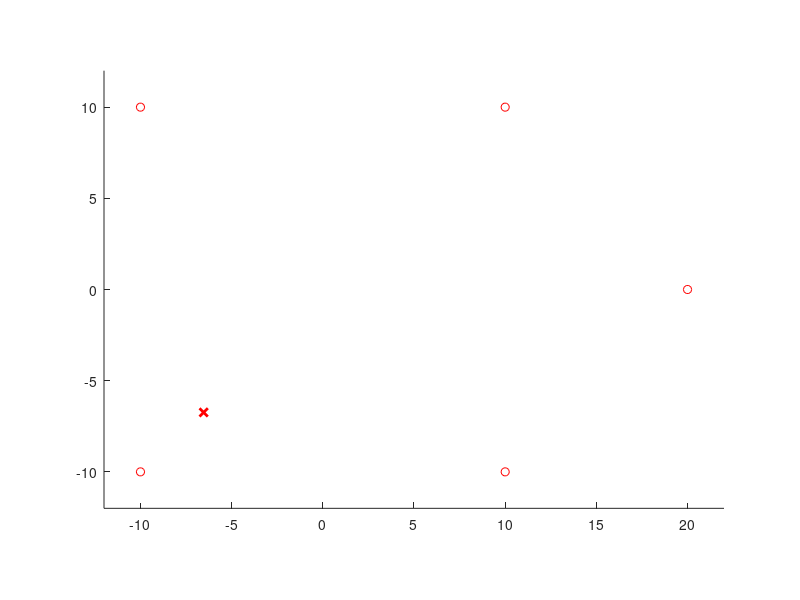

Write MATLAB code to recreate this figure. (Note: this script raises an error after producing the figure.)
%%%%%%%%%%%%%%
% Kétdimenziós helymeghatározási algoritmus
% 
% Az algoritmus meghatározza egy eszköz helyzetét olyan módon, hogy K darab horgonyponttól (anchor)
% megméri a távolságát. A távolságok természetesen zajokat és hibákat is tartalmaznak, így a megoldás nem
% egyértelmű.
%%%%%%%%%%%%%%

clear all;
close all;

% Mérések betöltése
%  d(i,j) - i-dik időpontban az eszköz távolsága a j-dik anchortól
load measurements;

% A mérőeszközök helyzetének betöltése
% anchors(k,1) - az k-dik anchor X koordinátája
% anchors(k,2) - az k-dik anchor Y koordinátája
load anchors;

% Az eszköz valós helyzete a hiba vizsgálatához
% real_loc(i,1) - az i-dik időpontban az eszköz X koordinátája
% real_loc(i,2) - az i-dik időpontban az eszköz Y koordinátája
load real_loc;


for step=1:size(d,1)	% Iteráció az időpillanatokra
  clf;
  
  % Horgonypontok kirajzolása
  main_plot=scatter(anchors(:,1),anchors(:,2),'r');
  axis([-12 22 -12 12]);
  axis equal;
  hold on;
  
  % Valós helyzet ábrázolása
  plot(real_loc(1:step,1),real_loc(1:step,2),'rx-','LineWidth',2);

  % Távolságok kirajzolása körökként
  for i=1:size(d,2)
    circle(anchors(i,1),anchors(i,2),d(step,i),'b');
  end;
  
  pause;
end;
